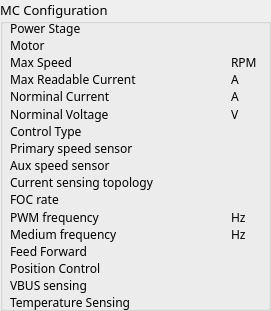
   <widget class="QGroupBox" name="groupBox_6">
    <property name="geometry">
     <rect>
      <x>790</x>
      <y>10</y>
      <width>271</width>
      <height>311</height>
     </rect>
    </property>
    <property name="font">
     <font>
      <family>Bahnschrift Light</family>
      <pointsize>10</pointsize>
      <weight>50</weight>
      <bold>false</bold>
     </font>
    </property>
    <property name="title">
     <string>MC Configuration</string>
    </property>
    <widget class="QWidget" name="formLayoutWidget_2">
     <property name="geometry">
      <rect>
       <x>10</x>
       <y>20</y>
       <width>251</width>
       <height>291</height>
      </rect>
     </property>
     <layout class="QFormLayout" name="formLayout_2">
      <property name="verticalSpacing">
       <number>1</number>
      </property>
      <item row="0" column="0">
       <widget class="QLabel" name="label_69">
        <property name="font">
         <font>
          <pointsize>9</pointsize>
         </font>
        </property>
        <property name="text">
         <string>Power Stage</string>
        </property>
       </widget>
      </item>
      <item row="0" column="1">
       <widget class="QLabel" name="power_stage_label_2">
        <property name="sizePolicy">
         <sizepolicy hsizetype="MinimumExpanding" vsizetype="Preferred">
          <horstretch>0</horstretch>
          <verstretch>0</verstretch>
         </sizepolicy>
        </property>
        <property name="minimumSize">
         <size>
          <width>100</width>
          <height>0</height>
         </size>
        </property>
        <property name="font">
         <font>
          <pointsize>9</pointsize>
         </font>
        </property>
        <property name="text">
         <string/>
        </property>
       </widget>
      </item>
      <item row="1" column="0">
       <widget class="QLabel" name="label_70">
        <property name="font">
         <font>
          <pointsize>9</pointsize>
         </font>
        </property>
        <property name="text">
         <string>Motor</string>
        </property>
       </widget>
      </item>
      <item row="1" column="1">
       <widget class="QLabel" name="motor_name_label_2">
        <property name="sizePolicy">
         <sizepolicy hsizetype="MinimumExpanding" vsizetype="Preferred">
          <horstretch>0</horstretch>
          <verstretch>0</verstretch>
         </sizepolicy>
        </property>
        <property name="minimumSize">
         <size>
          <width>100</width>
          <height>0</height>
         </size>
        </property>
        <property name="font">
         <font>
          <pointsize>9</pointsize>
         </font>
        </property>
        <property name="text">
         <string/>
        </property>
       </widget>
      </item>
      <item row="2" column="0">
       <widget class="QLabel" name="label_71">
        <property name="font">
         <font>
          <pointsize>9</pointsize>
         </font>
        </property>
        <property name="text">
         <string>Max Speed</string>
        </property>
       </widget>
      </item>
      <item row="3" column="0">
       <widget class="QLabel" name="label_72">
        <property name="font">
         <font>
          <pointsize>9</pointsize>
         </font>
        </property>
        <property name="text">
         <string>Max Readable Current</string>
        </property>
       </widget>
      </item>
      <item row="4" column="0">
       <widget class="QLabel" name="label_73">
        <property name="font">
         <font>
          <pointsize>9</pointsize>
         </font>
        </property>
        <property name="text">
         <string>Norminal Current</string>
        </property>
       </widget>
      </item>
      <item row="5" column="0">
       <widget class="QLabel" name="label_74">
        <property name="font">
         <font>
          <pointsize>9</pointsize>
         </font>
        </property>
        <property name="text">
         <string>Norminal Voltage</string>
        </property>
       </widget>
      </item>
      <item row="6" column="0">
       <widget class="QLabel" name="label_75">
        <property name="font">
         <font>
          <pointsize>9</pointsize>
         </font>
        </property>
        <property name="text">
         <string>Control Type</string>
        </property>
       </widget>
      </item>
      <item row="7" column="0">
       <widget class="QLabel" name="label_76">
        <property name="font">
         <font>
          <pointsize>9</pointsize>
         </font>
        </property>
        <property name="text">
         <string>Primary speed sensor</string>
        </property>
       </widget>
      </item>
      <item row="8" column="0">
       <widget class="QLabel" name="label_77">
        <property name="font">
         <font>
          <pointsize>9</pointsize>
         </font>
        </property>
        <property name="text">
         <string>Aux speed sensor</string>
        </property>
       </widget>
      </item>
      <item row="9" column="0">
       <widget class="QLabel" name="label_78">
        <property name="font">
         <font>
          <pointsize>9</pointsize>
         </font>
        </property>
        <property name="text">
         <string>Current sensing topology</string>
        </property>
       </widget>
      </item>
      <item row="10" column="0">
       <widget class="QLabel" name="label_79">
        <property name="font">
         <font>
          <pointsize>9</pointsize>
         </font>
        </property>
        <property name="text">
         <string>FOC rate</string>
        </property>
       </widget>
      </item>
      <item row="11" column="0">
       <widget class="QLabel" name="label_80">
        <property name="font">
         <font>
          <pointsize>9</pointsize>
         </font>
        </property>
        <property name="text">
         <string>PWM frequency</string>
        </property>
       </widget>
      </item>
      <item row="12" column="0">
       <widget class="QLabel" name="label_81">
        <property name="font">
         <font>
          <pointsize>9</pointsize>
         </font>
        </property>
        <property name="text">
         <string>Medium frequency</string>
        </property>
       </widget>
      </item>
      <item row="13" column="0">
       <widget class="QLabel" name="label_82">
        <property name="font">
         <font>
          <pointsize>9</pointsize>
         </font>
        </property>
        <property name="text">
         <string>Feed Forward</string>
        </property>
       </widget>
      </item>
      <item row="14" column="0">
       <widget class="QLabel" name="label_83">
        <property name="font">
         <font>
          <pointsize>9</pointsize>
         </font>
        </property>
        <property name="text">
         <string>Position Control</string>
        </property>
       </widget>
      </item>
      <item row="15" column="0">
       <widget class="QLabel" name="label_84">
        <property name="font">
         <font>
          <pointsize>9</pointsize>
         </font>
        </property>
        <property name="text">
         <string>VBUS sensing</string>
        </property>
       </widget>
      </item>
      <item row="16" column="0">
       <widget class="QLabel" name="label_85">
        <property name="font">
         <font>
          <pointsize>9</pointsize>
         </font>
        </property>
        <property name="text">
         <string>Temperature Sensing</string>
        </property>
       </widget>
      </item>
      <item row="2" column="1">
       <layout class="QHBoxLayout" name="horizontalLayout_34">
        <item>
         <widget class="QLabel" name="max_speed_label_2">
          <property name="sizePolicy">
           <sizepolicy hsizetype="MinimumExpanding" vsizetype="Preferred">
            <horstretch>0</horstretch>
            <verstretch>0</verstretch>
           </sizepolicy>
          </property>
          <property name="minimumSize">
           <size>
            <width>60</width>
            <height>0</height>
           </size>
          </property>
          <property name="font">
           <font>
            <pointsize>9</pointsize>
           </font>
          </property>
          <property name="text">
           <string/>
          </property>
         </widget>
        </item>
        <item>
         <widget class="QLabel" name="label_86">
          <property name="minimumSize">
           <size>
            <width>30</width>
            <height>0</height>
           </size>
          </property>
          <property name="font">
           <font>
            <pointsize>9</pointsize>
           </font>
          </property>
          <property name="text">
           <string>RPM</string>
          </property>
         </widget>
        </item>
       </layout>
      </item>
      <item row="3" column="1">
       <layout class="QHBoxLayout" name="horizontalLayout_35">
        <item>
         <widget class="QLabel" name="max_readable_current_label_2">
          <property name="sizePolicy">
           <sizepolicy hsizetype="MinimumExpanding" vsizetype="Preferred">
            <horstretch>0</horstretch>
            <verstretch>0</verstretch>
           </sizepolicy>
          </property>
          <property name="minimumSize">
           <size>
            <width>60</width>
            <height>0</height>
           </size>
          </property>
          <property name="font">
           <font>
            <pointsize>9</pointsize>
           </font>
          </property>
          <property name="text">
           <string/>
          </property>
         </widget>
        </item>
        <item>
         <widget class="QLabel" name="label_87">
          <property name="minimumSize">
           <size>
            <width>30</width>
            <height>0</height>
           </size>
          </property>
          <property name="font">
           <font>
            <pointsize>9</pointsize>
           </font>
          </property>
          <property name="text">
           <string>A</string>
          </property>
         </widget>
        </item>
       </layout>
      </item>
      <item row="4" column="1">
       <layout class="QHBoxLayout" name="horizontalLayout_36">
        <item>
         <widget class="QLabel" name="nominal_current_label_2">
          <property name="sizePolicy">
           <sizepolicy hsizetype="MinimumExpanding" vsizetype="Preferred">
            <horstretch>0</horstretch>
            <verstretch>0</verstretch>
           </sizepolicy>
          </property>
          <property name="minimumSize">
           <size>
            <width>60</width>
            <height>0</height>
           </size>
          </property>
          <property name="font">
           <font>
            <pointsize>9</pointsize>
           </font>
          </property>
          <property name="text">
           <string/>
          </property>
         </widget>
        </item>
        <item>
         <widget class="QLabel" name="label_88">
          <property name="minimumSize">
           <size>
            <width>30</width>
            <height>0</height>
           </size>
          </property>
          <property name="font">
           <font>
            <pointsize>9</pointsize>
           </font>
          </property>
          <property name="text">
           <string>A</string>
          </property>
         </widget>
        </item>
       </layout>
      </item>
      <item row="5" column="1">
       <layout class="QHBoxLayout" name="horizontalLayout_37">
        <item>
         <widget class="QLabel" name="nominal_voltage_label_2">
          <property name="sizePolicy">
           <sizepolicy hsizetype="MinimumExpanding" vsizetype="Preferred">
            <horstretch>0</horstretch>
            <verstretch>0</verstretch>
           </sizepolicy>
          </property>
          <property name="minimumSize">
           <size>
            <width>60</width>
            <height>0</height>
           </size>
          </property>
          <property name="font">
           <font>
            <pointsize>9</pointsize>
           </font>
          </property>
          <property name="text">
           <string/>
          </property>
         </widget>
        </item>
        <item>
         <widget class="QLabel" name="label_89">
          <property name="minimumSize">
           <size>
            <width>30</width>
            <height>0</height>
           </size>
          </property>
          <property name="font">
           <font>
            <pointsize>9</pointsize>
           </font>
          </property>
          <property name="text">
           <string>V</string>
          </property>
         </widget>
        </item>
       </layout>
      </item>
      <item row="6" column="1">
       <layout class="QHBoxLayout" name="horizontalLayout_38">
        <item>
         <widget class="QLabel" name="contorl_type_label_2">
          <property name="sizePolicy">
           <sizepolicy hsizetype="MinimumExpanding" vsizetype="Preferred">
            <horstretch>0</horstretch>
            <verstretch>0</verstretch>
           </sizepolicy>
          </property>
          <property name="minimumSize">
           <size>
            <width>60</width>
            <height>0</height>
           </size>
          </property>
          <property name="font">
           <font>
            <pointsize>9</pointsize>
           </font>
          </property>
          <property name="text">
           <string/>
          </property>
         </widget>
        </item>
        <item>
         <widget class="QLabel" name="label_90">
          <property name="minimumSize">
           <size>
            <width>30</width>
            <height>0</height>
           </size>
          </property>
          <property name="font">
           <font>
            <pointsize>9</pointsize>
           </font>
          </property>
          <property name="text">
           <string/>
          </property>
         </widget>
        </item>
       </layout>
      </item>
      <item row="7" column="1">
       <layout class="QHBoxLayout" name="horizontalLayout_39">
        <item>
         <widget class="QLabel" name="primary_speed_sensor_label_2">
          <property name="sizePolicy">
           <sizepolicy hsizetype="MinimumExpanding" vsizetype="Preferred">
            <horstretch>0</horstretch>
            <verstretch>0</verstretch>
           </sizepolicy>
          </property>
          <property name="minimumSize">
           <size>
            <width>60</width>
            <height>0</height>
           </size>
          </property>
          <property name="font">
           <font>
            <pointsize>9</pointsize>
           </font>
          </property>
          <property name="text">
           <string/>
          </property>
         </widget>
        </item>
        <item>
         <widget class="QLabel" name="label_91">
          <property name="minimumSize">
           <size>
            <width>30</width>
            <height>0</height>
           </size>
          </property>
          <property name="font">
           <font>
            <pointsize>9</pointsize>
           </font>
          </property>
          <property name="text">
           <string/>
          </property>
         </widget>
        </item>
       </layout>
      </item>
      <item row="8" column="1">
       <layout class="QHBoxLayout" name="horizontalLayout_40">
        <item>
         <widget class="QLabel" name="aux_speed_sensor_label_2">
          <property name="sizePolicy">
           <sizepolicy hsizetype="MinimumExpanding" vsizetype="Preferred">
            <horstretch>0</horstretch>
            <verstretch>0</verstretch>
           </sizepolicy>
          </property>
          <property name="minimumSize">
           <size>
            <width>60</width>
            <height>0</height>
           </size>
          </property>
          <property name="font">
           <font>
            <pointsize>9</pointsize>
           </font>
          </property>
          <property name="text">
           <string/>
          </property>
         </widget>
        </item>
        <item>
         <widget class="QLabel" name="label_92">
          <property name="minimumSize">
           <size>
            <width>30</width>
            <height>0</height>
           </size>
          </property>
          <property name="font">
           <font>
            <pointsize>9</pointsize>
           </font>
          </property>
          <property name="text">
           <string/>
          </property>
         </widget>
        </item>
       </layout>
      </item>
      <item row="9" column="1">
       <layout class="QHBoxLayout" name="horizontalLayout_41">
        <item>
         <widget class="QLabel" name="current_sensing_topology_label_2">
          <property name="sizePolicy">
           <sizepolicy hsizetype="MinimumExpanding" vsizetype="Preferred">
            <horstretch>0</horstretch>
            <verstretch>0</verstretch>
           </sizepolicy>
          </property>
          <property name="minimumSize">
           <size>
            <width>60</width>
            <height>0</height>
           </size>
          </property>
          <property name="font">
           <font>
            <pointsize>9</pointsize>
           </font>
          </property>
          <property name="text">
           <string/>
          </property>
         </widget>
        </item>
        <item>
         <widget class="QLabel" name="label_93">
          <property name="minimumSize">
           <size>
            <width>30</width>
            <height>0</height>
           </size>
          </property>
          <property name="font">
           <font>
            <pointsize>9</pointsize>
           </font>
          </property>
          <property name="text">
           <string/>
          </property>
         </widget>
        </item>
       </layout>
      </item>
      <item row="10" column="1">
       <layout class="QHBoxLayout" name="horizontalLayout_42">
        <item>
         <widget class="QLabel" name="foc_rate_label_2">
          <property name="sizePolicy">
           <sizepolicy hsizetype="MinimumExpanding" vsizetype="Preferred">
            <horstretch>0</horstretch>
            <verstretch>0</verstretch>
           </sizepolicy>
          </property>
          <property name="minimumSize">
           <size>
            <width>60</width>
            <height>0</height>
           </size>
          </property>
          <property name="font">
           <font>
            <pointsize>9</pointsize>
           </font>
          </property>
          <property name="text">
           <string/>
          </property>
         </widget>
        </item>
        <item>
         <widget class="QLabel" name="label_94">
          <property name="minimumSize">
           <size>
            <width>30</width>
            <height>0</height>
           </size>
          </property>
          <property name="font">
           <font>
            <pointsize>9</pointsize>
           </font>
          </property>
          <property name="text">
           <string/>
          </property>
         </widget>
        </item>
       </layout>
      </item>
      <item row="11" column="1">
       <layout class="QHBoxLayout" name="horizontalLayout_43">
        <item>
         <widget class="QLabel" name="pwn_frequency_label_2">
          <property name="sizePolicy">
           <sizepolicy hsizetype="MinimumExpanding" vsizetype="Preferred">
            <horstretch>0</horstretch>
            <verstretch>0</verstretch>
           </sizepolicy>
          </property>
          <property name="minimumSize">
           <size>
            <width>60</width>
            <height>0</height>
           </size>
          </property>
          <property name="font">
           <font>
            <pointsize>9</pointsize>
           </font>
          </property>
          <property name="text">
           <string/>
          </property>
         </widget>
        </item>
        <item>
         <widget class="QLabel" name="label_95">
          <property name="minimumSize">
           <size>
            <width>30</width>
            <height>0</height>
           </size>
          </property>
          <property name="font">
           <font>
            <pointsize>9</pointsize>
           </font>
          </property>
          <property name="text">
           <string>Hz</string>
          </property>
         </widget>
        </item>
       </layout>
      </item>
      <item row="12" column="1">
       <layout class="QHBoxLayout" name="horizontalLayout_44">
        <item>
         <widget class="QLabel" name="medium_frequency_label_2">
          <property name="sizePolicy">
           <sizepolicy hsizetype="MinimumExpanding" vsizetype="Preferred">
            <horstretch>0</horstretch>
            <verstretch>0</verstretch>
           </sizepolicy>
          </property>
          <property name="minimumSize">
           <size>
            <width>60</width>
            <height>0</height>
           </size>
          </property>
          <property name="font">
           <font>
            <pointsize>9</pointsize>
           </font>
          </property>
          <property name="text">
           <string/>
          </property>
         </widget>
        </item>
        <item>
         <widget class="QLabel" name="label_96">
          <property name="minimumSize">
           <size>
            <width>30</width>
            <height>0</height>
           </size>
          </property>
          <property name="font">
           <font>
            <pointsize>9</pointsize>
           </font>
          </property>
          <property name="text">
           <string>Hz</string>
          </property>
         </widget>
        </item>
       </layout>
      </item>
      <item row="13" column="1">
       <layout class="QHBoxLayout" name="horizontalLayout_45">
        <item>
         <widget class="QLabel" name="feed_forward_label_2">
          <property name="sizePolicy">
           <sizepolicy hsizetype="MinimumExpanding" vsizetype="Preferred">
            <horstretch>0</horstretch>
            <verstretch>0</verstretch>
           </sizepolicy>
          </property>
          <property name="minimumSize">
           <size>
            <width>60</width>
            <height>0</height>
           </size>
          </property>
          <property name="font">
           <font>
            <pointsize>9</pointsize>
           </font>
          </property>
          <property name="text">
           <string/>
          </property>
         </widget>
        </item>
        <item>
         <widget class="QLabel" name="label_97">
          <property name="minimumSize">
           <size>
            <width>30</width>
            <height>0</height>
           </size>
          </property>
          <property name="font">
           <font>
            <pointsize>9</pointsize>
           </font>
          </property>
          <property name="text">
           <string/>
          </property>
         </widget>
        </item>
       </layout>
      </item>
      <item row="14" column="1">
       <layout class="QHBoxLayout" name="horizontalLayout_46">
        <item>
         <widget class="QLabel" name="position_control_label_2">
          <property name="sizePolicy">
           <sizepolicy hsizetype="MinimumExpanding" vsizetype="Preferred">
            <horstretch>0</horstretch>
            <verstretch>0</verstretch>
           </sizepolicy>
          </property>
          <property name="minimumSize">
           <size>
            <width>60</width>
            <height>0</height>
           </size>
          </property>
          <property name="font">
           <font>
            <pointsize>9</pointsize>
           </font>
          </property>
          <property name="text">
           <string/>
          </property>
         </widget>
        </item>
        <item>
         <widget class="QLabel" name="label_98">
          <property name="minimumSize">
           <size>
            <width>30</width>
            <height>0</height>
           </size>
          </property>
          <property name="font">
           <font>
            <pointsize>9</pointsize>
           </font>
          </property>
          <property name="text">
           <string/>
          </property>
         </widget>
        </item>
       </layout>
      </item>
      <item row="15" column="1">
       <layout class="QHBoxLayout" name="horizontalLayout_47">
        <item>
         <widget class="QLabel" name="vbus_sensing_label_2">
          <property name="sizePolicy">
           <sizepolicy hsizetype="MinimumExpanding" vsizetype="Preferred">
            <horstretch>0</horstretch>
            <verstretch>0</verstretch>
           </sizepolicy>
          </property>
          <property name="minimumSize">
           <size>
            <width>60</width>
            <height>0</height>
           </size>
          </property>
          <property name="font">
           <font>
            <pointsize>9</pointsize>
           </font>
          </property>
          <property name="text">
           <string/>
          </property>
         </widget>
        </item>
        <item>
         <widget class="QLabel" name="label_99">
          <property name="minimumSize">
           <size>
            <width>30</width>
            <height>0</height>
           </size>
          </property>
          <property name="font">
           <font>
            <pointsize>9</pointsize>
           </font>
          </property>
          <property name="text">
           <string/>
          </property>
         </widget>
        </item>
       </layout>
      </item>
      <item row="16" column="1">
       <layout class="QHBoxLayout" name="horizontalLayout_48">
        <item>
         <widget class="QLabel" name="temperature_sensing_label_2">
          <property name="sizePolicy">
           <sizepolicy hsizetype="MinimumExpanding" vsizetype="Preferred">
            <horstretch>0</horstretch>
            <verstretch>0</verstretch>
           </sizepolicy>
          </property>
          <property name="minimumSize">
           <size>
            <width>60</width>
            <height>0</height>
           </size>
          </property>
          <property name="font">
           <font>
            <pointsize>9</pointsize>
           </font>
          </property>
          <property name="text">
           <string/>
          </property>
         </widget>
        </item>
        <item>
         <widget class="QLabel" name="label_100">
          <property name="minimumSize">
           <size>
            <width>30</width>
            <height>0</height>
           </size>
          </property>
          <property name="font">
           <font>
            <pointsize>9</pointsize>
           </font>
          </property>
          <property name="text">
           <string/>
          </property>
         </widget>
        </item>
       </layout>
      </item>
     </layout>
    </widget>
   </widget>
